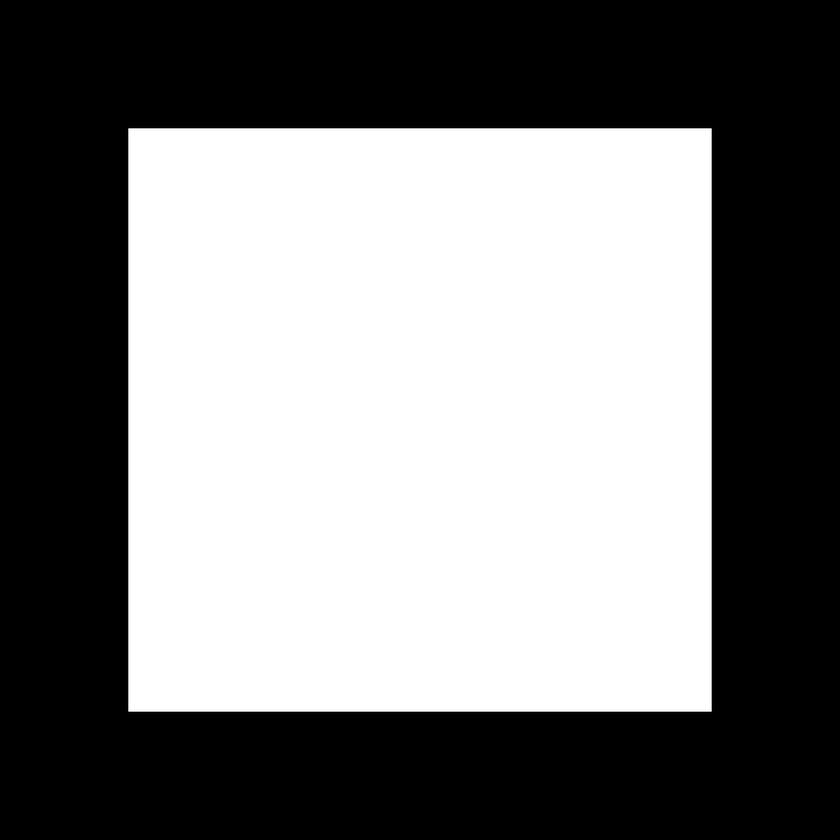
%> input picture Implementation/Square1.jpg, 840 x 840 px, shrunk from 1080 x 1080 before the run
$ octave Image_3D_1.m   (GNU Octave 9; MATLAB toolbox functions it lacks are replaced by stand-ins)
%> lines starting %> are read from the running program, lines starting %| are printed output that depends on the picture
%EEN431 Final Project
%Discrete 3D Image Effect
%By Firas Dimashki

%%%%%%%%%%%%%%%%%%%%%%%%%%%%%%%%%%%%%%%%%%%%%%%%%%%%%%%%%%%%%%%%%%%%%%%%%%%

%This script creates a 3D image with multiple layers. It consists of 5
%square images, each with an offset that creates a unique 3D effect. These
%3D images are added on top of each other for visualizing multiple layers
%in 3D.

%%%%%%%%%%%%%%%%%%%%%%%%%%%%%%%%%%%%%%%%%%%%%%%%%%%%%%%%%%%%%%%%%%%%%%%%%%%

clc
clear

%%%%%%%%%%%%%%%%%%%%%%%%%%%%%%%%%%%%%%%%%%%%%%%%%%%%%%%%%%%%%%%%%%%%%%%%%%%

%user defined variable:
offset = 50;

%%%%%%%%%%%%%%%%%%%%%%%%%%%%%%%%%%%%%%%%%%%%%%%%%%%%%%%%%%%%%%%%%%%%%%%%%%%

%read square images
square1 = imread('Square1.jpg');
%> square1 is the input picture: size 840x840x3 uint8; min 0, max 255, mean 123
square2 = imread('Square2.jpg');
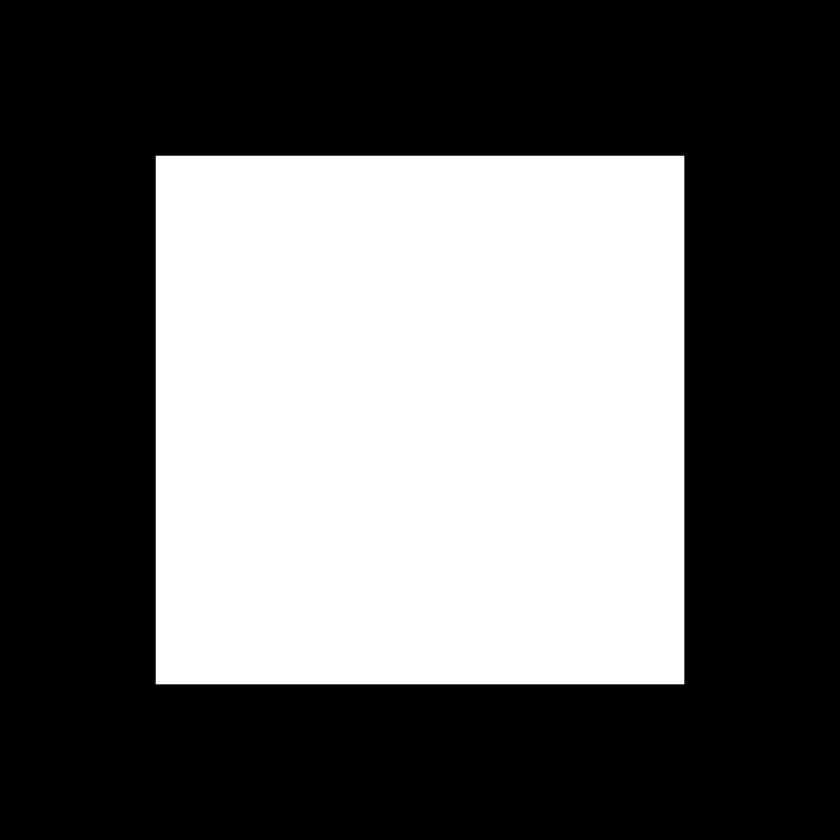
%> input picture Implementation/Square2.jpg, 840 x 840 px, shrunk from 1080 x 1080 before the run
%> square2 is the input picture: size 840x840x3 uint8; min 0, max 255, mean 101
square3 = imread('Square3.jpg');
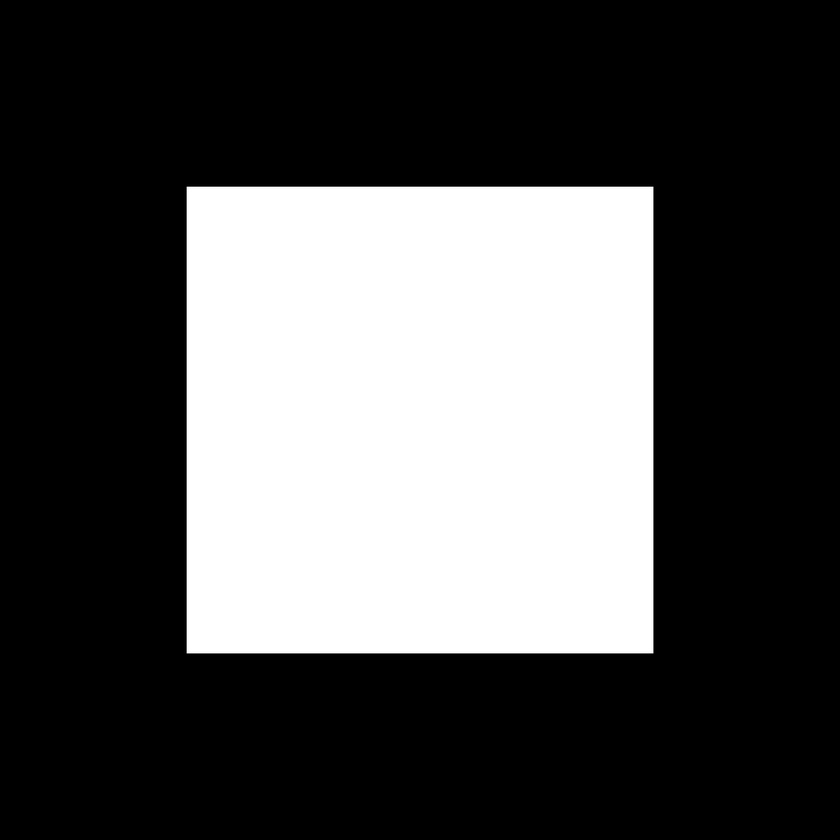
%> input picture Implementation/Square3.jpg, 840 x 840 px, shrunk from 1080 x 1080 before the run
%> square3 is the input picture: size 840x840x3 uint8; min 0, max 255, mean 78.7
square4 = imread('Square4.jpg');
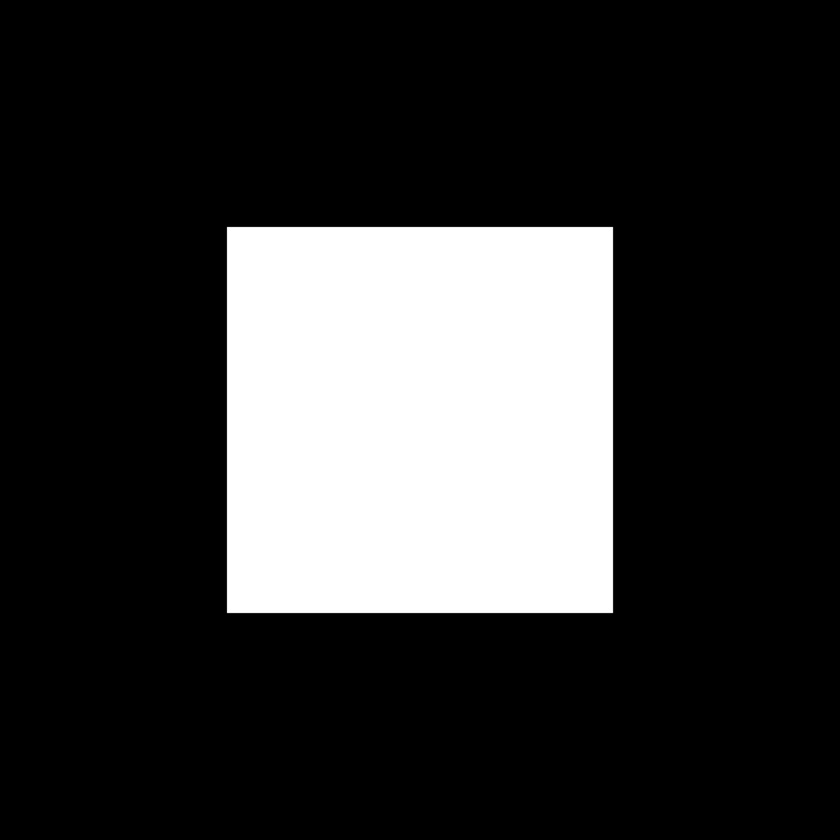
%> input picture Implementation/Square4.jpg, 840 x 840 px, shrunk from 1080 x 1080 before the run
%> square4 is the input picture: size 840x840x3 uint8; min 0, max 255, mean 53.9
square5 = imread('Square5.jpg');
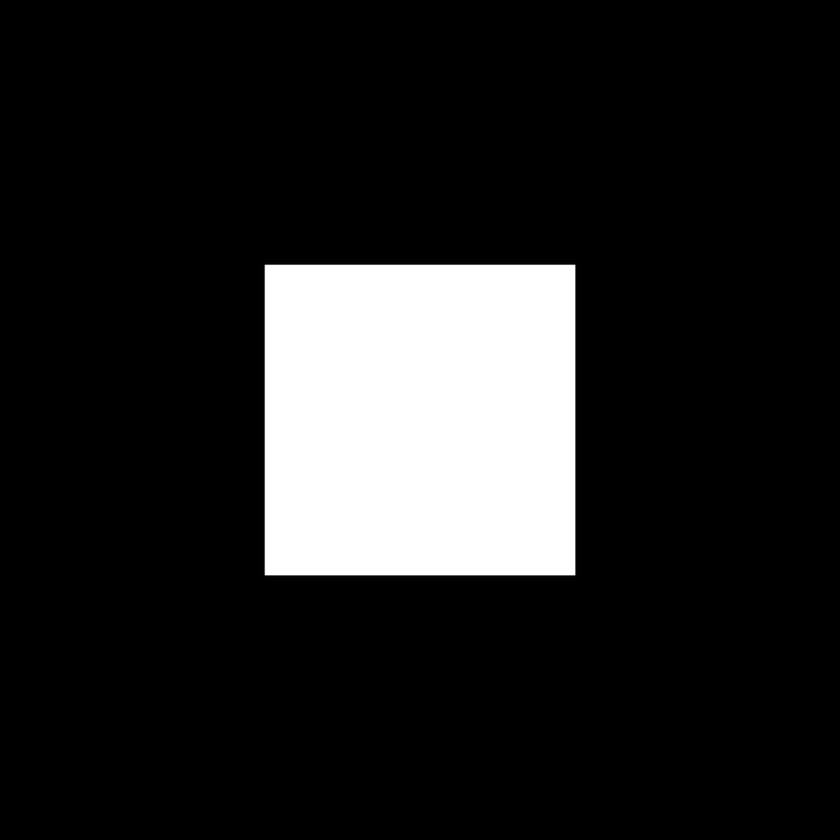
%> input picture Implementation/Square5.jpg, 840 x 840 px, shrunk from 1080 x 1080 before the run
%> square5 is the input picture: size 840x840x3 uint8; min 0, max 255, mean 34.9
s = size(square1);
%> s = [840 840 3]
cols = s(2);
%> cols = 840
%placing read images in a list
input_images = cat(4, square1, square2, square3, square4, square5);

%%%%%%%%%%%%%%%%%%%%%%%%%%%%%%%%%%%%%%%%%%%%%%%%%%%%%%%%%%%%%%%%%%%%%%%%%%%

%applying the 3D effect to the square images
g = uint8(zeros([s(1), s(2)-offset])); %green part of output (all zeroes)
output_image = cat(3, g, g, g); %initialize output image to zeroes
for i = 1:5
    %convert each input image to grayscale
    gray = rgb2gray(input_images(:,:,:,i));
    val = (i-1)*(offset/5); %offset calculated for each image
    r = gray(:, offset-val+1:cols-val); %shift red part
    r = rescale(r)/2; %rescale values
    b = gray(:, val+1:cols-(offset-val)); %shift blue part
    b = rescale(b); %rescale values
    rgb = cat(3, r, g, b); %colored image with effect
    output_image = output_image + rgb; %combine 3D images to one image
end
%> this loop made 5 passes
%> pass 1, `b = gray(:, val+1:cols-(offset-val));`:
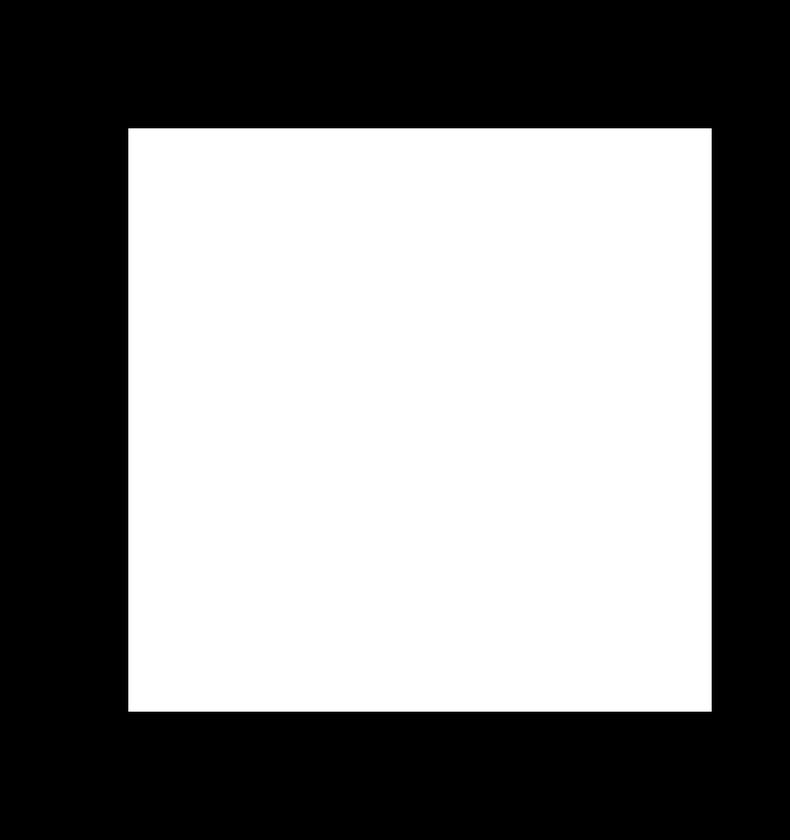
%> b: size 840x790 uint8; min 0, max 255, mean 130.8; mean of the top-left, top-right, bottom-left and bottom-right quarters 119.6, 142, 119.6, 142
output_image = uint8(rescale(output_image)*255); %rescale output image
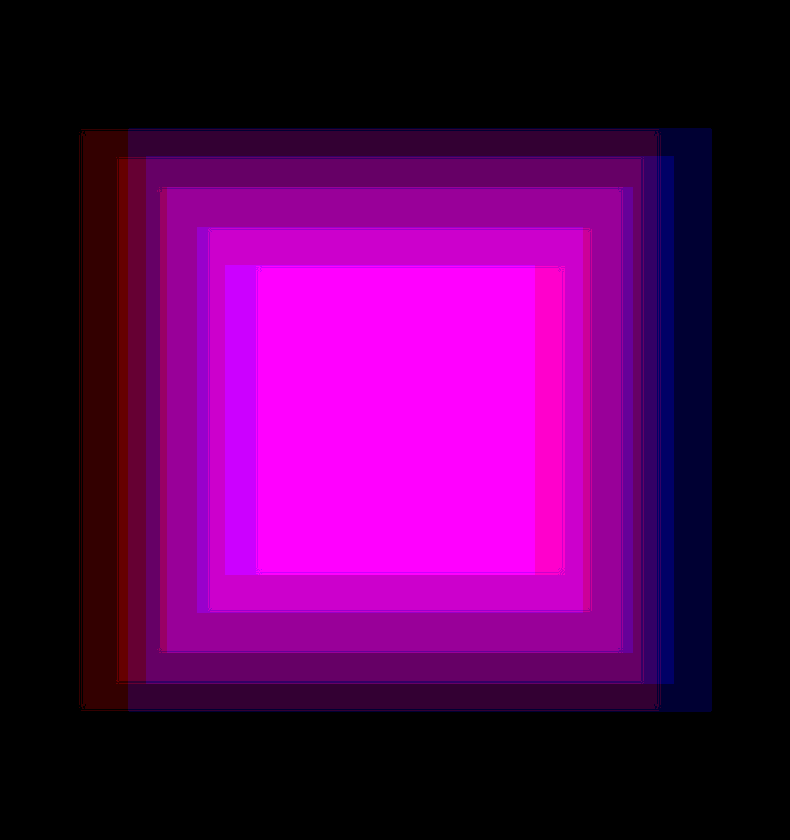
%> output_image: size 840x790x3 uint8; mean R, G, B 81.8, 0, 83.2
imshow(output_image)
imsave()
%> (this line was passed over: imsave is not available in this run)

%%%%%%%%%%%%%%%%%%%%%%%%%%%%%%%%%%%%%%%%%%%%%%%%%%%%%%%%%%%%%%%%%%%%%%%%%%%
